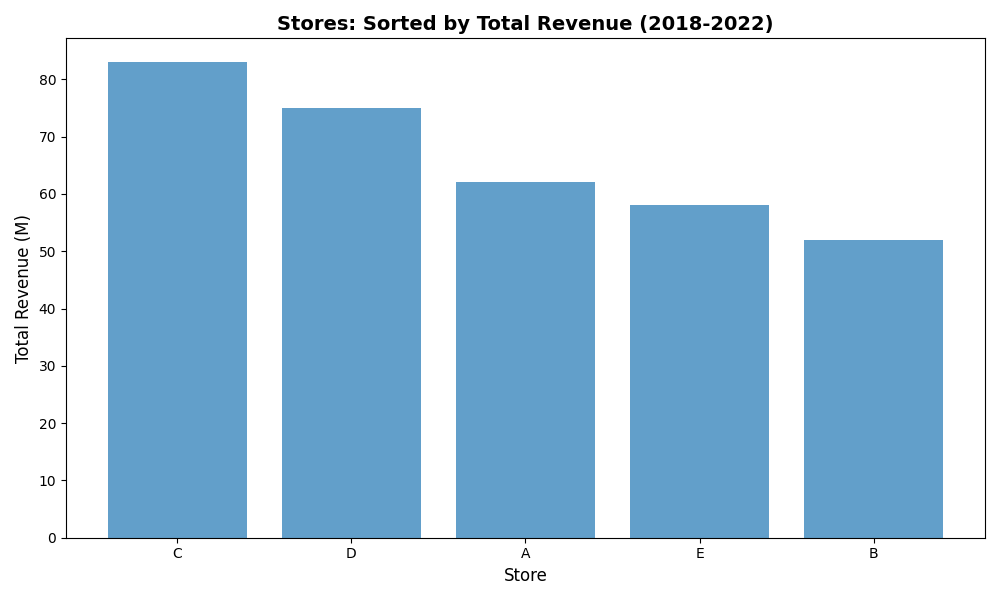

Write the Python code that produced this figure.
import matplotlib.pyplot as plt
import numpy as np

# Data
years = np.array([2018, 2019, 2020, 2021, 2022])
stores = ["A", "B", "C", "D", "E"]
revenue = np.array([
    [15, 10, 11, 12, 14],
    [10, 8, 13, 12, 9],
    [20, 15, 14, 18, 16],
    [17, 16, 15, 13, 14],
    [14, 12, 9, 10, 13],
])

# Calculate total revenue for sorting
total_revenue = revenue.sum(axis=1)
sorted_indices = np.argsort(-total_revenue)  # Sort in descending order

# Sort stores and revenue based on total revenue
sorted_stores = np.array(stores)[sorted_indices]
sorted_revenue = revenue[sorted_indices]

# Plot sorted bar chart
fig, ax = plt.subplots(figsize=(10, 6))
bar_width = 0.35
x = np.arange(len(stores))

# Sum revenue across years for each store for a simple bar plot
ax.bar(x, total_revenue[sorted_indices], color='#1f77b4', alpha=0.7)

# Set labels and title
ax.set_title('Stores: Sorted by Total Revenue (2018-2022)', fontsize=14, fontweight='bold')
ax.set_xlabel('Store', fontsize=12)
ax.set_ylabel('Total Revenue (M)', fontsize=12)
ax.set_xticks(x)
ax.set_xticklabels(sorted_stores)

plt.tight_layout()
plt.show()
